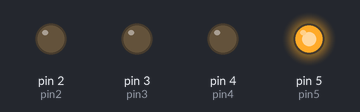
The sketch below on a simulated Arduino Uno, built with avr-gcc and run on an emulated ATmega328P. Parts: output pins drawn as LEDs (lit = HIGH).

Above: at 0.3 s.
At 1.8 s:
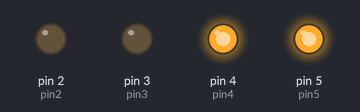
At 3.3 s:
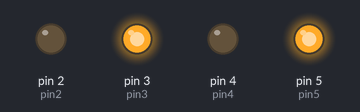
At 7.1 s:
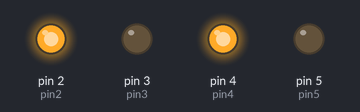
At 10.1 s:
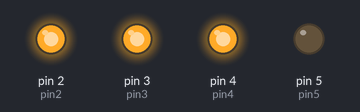
At 13.8 s:
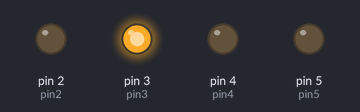
Timing chart, 0 to 14.6 s (numbered marks = the images above):
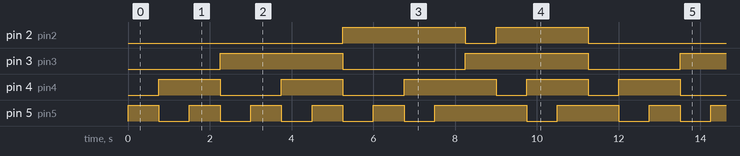

The sketch:

Arduino_Binary_Led_Counter.ino
```cpp
//LED BINARY COUNTER

//Values for pins
int pin2 = 2;
int pin3 = 3;
int pin4 = 4;
int pin5 = 5;

void setup() {
  //Declaring that these 4 pins on the ard is an output
  pinMode(pin2,OUTPUT); //LSB
  pinMode(pin3,OUTPUT);
  pinMode(pin4,OUTPUT);
  pinMode(pin5,OUTPUT); //MSB
}

void loop() {
  // Turn all the LED ON
  //digitalWrite(pin2,HIGH);
  //digitalWrite(pin3,HIGH);
  //digitalWrite(pin4,HIGH);
  //digitalWrite(pin5,HIGH);

  //Number 1
  digitalWrite(pin2,LOW);
  digitalWrite(pin3,LOW);
  digitalWrite(pin4,LOW);
  digitalWrite(pin5,HIGH);
  delay(750);

  //Number 2
  digitalWrite(pin2,LOW);
  digitalWrite(pin3,LOW);
  digitalWrite(pin4,HIGH);
  digitalWrite(pin5,LOW);
  delay(750);

  //Number 3
  digitalWrite(pin2,LOW);
  digitalWrite(pin3,LOW);
  digitalWrite(pin4,HIGH);
  digitalWrite(pin5,HIGH);
  delay(750);

  //Number 4
  digitalWrite(pin2,LOW);
  digitalWrite(pin3,HIGH);
  digitalWrite(pin4,LOW);
  digitalWrite(pin5,LOW);
  delay(750);

  //Number 5
  digitalWrite(pin2,LOW);
  digitalWrite(pin3,HIGH);
  digitalWrite(pin4,LOW);
  digitalWrite(pin5,HIGH);
  delay(750);

    //Number 6
  digitalWrite(pin2,LOW);
  digitalWrite(pin3,HIGH);
  digitalWrite(pin4,HIGH);
  digitalWrite(pin5,LOW);
  delay(750);

    //Number 7
  digitalWrite(pin2,LOW);
  digitalWrite(pin3,HIGH);
  digitalWrite(pin4,HIGH);
  digitalWrite(pin5,HIGH);
  delay(750);

    //Number 8
  digitalWrite(pin2,HIGH);
  digitalWrite(pin3,LOW);
  digitalWrite(pin4,LOW);
  digitalWrite(pin5,LOW);
  delay(750);

  //Number 9
  digitalWrite(pin2,HIGH);
  digitalWrite(pin3,LOW);
  digitalWrite(pin4,LOW);
  digitalWrite(pin5,HIGH);
  delay(750);

  //Number 10
  digitalWrite(pin2,HIGH);
  digitalWrite(pin3,LOW);
  digitalWrite(pin4,HIGH);
  digitalWrite(pin5,LOW);
  delay(750);

  //Number 11
  digitalWrite(pin2,HIGH);
  digitalWrite(pin3,LOW);
  digitalWrite(pin4,HIGH);
  digitalWrite(pin5,HIGH);
  delay(750);

  //Number 12
  digitalWrite(pin2,LOW);
  digitalWrite(pin3,HIGH);
  digitalWrite(pin4,HIGH);
  digitalWrite(pin5,HIGH);
  delay(750);

  //Number 13
  digitalWrite(pin2,HIGH);
  digitalWrite(pin3,HIGH);
  digitalWrite(pin4,LOW);
  digitalWrite(pin5,HIGH);
  delay(750);

    //Number 14
  digitalWrite(pin2,HIGH);
  digitalWrite(pin3,HIGH);
  digitalWrite(pin4,HIGH);
  digitalWrite(pin5,LOW);
  delay(750);

  //Number 15
  digitalWrite(pin2,HIGH);
  digitalWrite(pin3,HIGH);
  digitalWrite(pin4,HIGH);
  digitalWrite(pin5,HIGH);
  delay(750);
}
```

Measured:
- by itself, pin 2 (pin2): repeats every 11.3 s: LOW 0.75 s, HIGH 2.3 s, LOW 5.3 s, HIGH 3.0 s
- by itself, pin 3 (pin3): repeats every 11.3 s: LOW 3.0 s, HIGH 3.0 s, LOW 2.3 s, HIGH 3.0 s
- by itself, pin 4 (pin4): repeats every 11.3 s: LOW 1.5 s, HIGH 1.5 s, LOW 1.5 s, HIGH 2.3 s, 2 × (LOW 0.75 s, HIGH 1.5 s)
- by itself, pin 5 (pin5): repeats every 11.3 s: 4 × (LOW 0.75 s, HIGH 0.75 s), LOW 0.75 s, HIGH 2.3 s, LOW 0.75 s, HIGH 1.5 s
